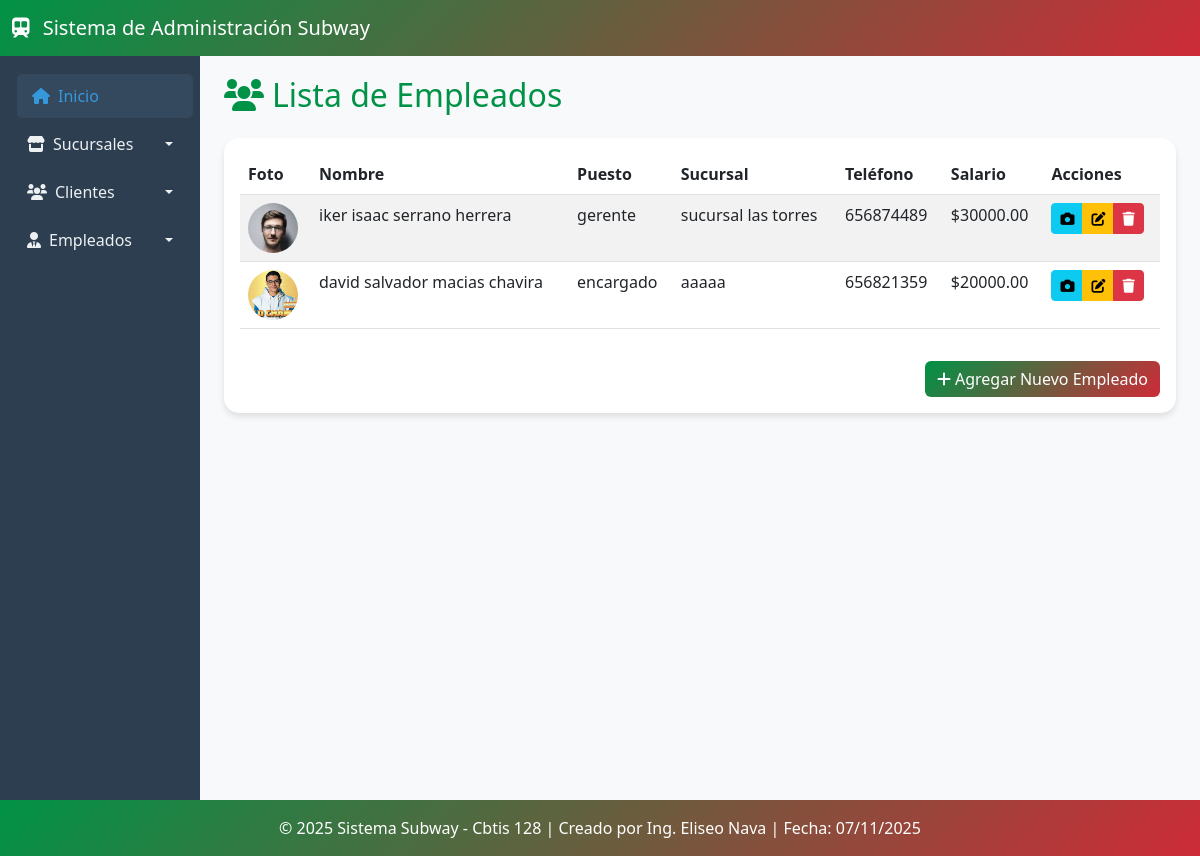
/empleados/, run on the app's committed database.
### app_Subway/models.py (models this page shows, shortened)
class Empleado(models.Model):
    sucursal = models.ForeignKey(Sucursal, on_delete=models.CASCADE, related_name="empleados")
    nombre = models.CharField(max_length=100, default="Empleado")
    telefono = models.CharField(max_length=15)
    salario = models.DecimalField(max_digits=10, decimal_places=2)
    fecha_contratacion = models.DateField()
    puesto = models.CharField(max_length=50)
    foto_perfil = models.ImageField(upload_to='empleados/fotos/', null=True, blank=True)

class Sucursal(models.Model):
    nombre = models.CharField(max_length=50)
    telefono = models.CharField(max_length=15)
    horario_apertura = models.TimeField()
    horario_cierre = models.TimeField()
    direccion = models.CharField(max_length=100)
    foto_sucursal = models.ImageField(upload_to='sucursales/fotos/', null=True, blank=True)  # NUEVO CAMPO

### app_Subway/views.py (the view)
# urls.py: path('empleados/', views.ver_empleados, name='ver_empleados'),
def ver_empleados(request):
    empleados = Empleado.objects.all()
    return render(request, 'app_Subway/empleados/ver_empleados.html', {'empleados': empleados})

### app_Subway/templates/app_Subway/empleados/ver_empleados.html
{% extends 'app_Subway/base.html' %}
{% block content %}
<div class="row">
    <div class="col-12">
        <h2 class="mb-4" style="color: #009246;">
            <i class="fas fa-users me-2"></i>Lista de Empleados
        </h2>
    </div>
</div>
<div class="card card-custom">
    <div class="card-body">
        <div class="table-responsive">
            <table class="table table-striped table-hover">
                <thead style="background: linear-gradient(135deg, #009246, #CE2B37); color: white;">
                    <tr>
                        <th>Foto</th>
                        <th>Nombre</th>
                        <th>Puesto</th>
                        <th>Sucursal</th>
                        <th>Teléfono</th>
                        <th>Salario</th>
                        <th>Acciones</th>
                    </tr>
                </thead>
                <tbody>
                    {% for empleado in empleados %}
                    <tr>
                        <td>
                            {% if empleado.foto_perfil %}
                                <img src="{{ empleado.foto_perfil.url }}" alt="Foto"
                                     class="rounded-circle" style="width: 50px; height: 50px; object-fit: cover;">
                            {% else %}
                                <div class="bg-light rounded-circle d-inline-flex align-items-center justify-content-center"
                                     style="width: 50px; height: 50px;">
                                    <i class="fas fa-user text-secondary"></i>
                                </div>
                            {% endif %}
                        </td>
                        <td>{{ empleado.nombre }}</td>
                        <td>{{ empleado.puesto }}</td>
                        <td>{{ empleado.sucursal.nombre }}</td>
                        <td>{{ empleado.telefono }}</td>
                        <td>${{ empleado.salario }}</td>
                        <td>
                            <div class="btn-group" role="group">
                                <a href="{% url 'actualizar_foto_perfil' empleado.id %}" class="btn btn-info btn-sm" title="Actualizar Foto">
                                    <i class="fas fa-camera"></i>
                                </a>
                                <a href="{% url 'actualizar_empleado' empleado.id %}" class="btn btn-warning btn-sm" title="Editar">
                                    <i class="fas fa-edit"></i>
                                </a>
                                <a href="{% url 'borrar_empleado' empleado.id %}" class="btn btn-danger btn-sm" title="Borrar">
                                    <i class="fas fa-trash"></i>
                                </a>
                            </div>
                        </td>
                    </tr>
                    {% empty %}
                    <tr>
                        <td colspan="7" class="text-center">No hay empleados registrados</td>
                    </tr>
                    {% endfor %}
                </tbody>
            </table>
        </div>
        <div class="d-grid gap-2 d-md-flex justify-content-md-end mt-3">
            <a href="{% url 'agregar_empleado' %}" class="btn btn-subway">
                <i class="fas fa-plus me-1"></i>Agregar Nuevo Empleado
            </a>
        </div>
    </div>
</div>
{% endblock %}

### app_Subway/templates/app_Subway/base.html (style rules this page uses)
body { background-color: #f8f9fa; font-family: 'Segoe UI', Tahoma, Geneva, Verdana, sans-serif; }
.card-custom { border: none; border-radius: 15px; box-shadow: 0 4px 6px rgba(0,0,0,0.1); transition: transform 0.3s; }
.btn-subway { background: linear-gradient(135deg, #009246, #CE2B37); color: white; border: none; }

### data on the page
Empleado: foto_perfil (picture), nombre "iker isaac serrano herrera", puesto "gerente", sucursal.nombre "sucursal las torres", telefono "656874489", salario "30000.00"
Empleado: foto_perfil (picture), nombre "david salvador macias chavira", puesto "encargado", sucursal.nombre "aaaaa", telefono "656821359", salario "20000.00"
